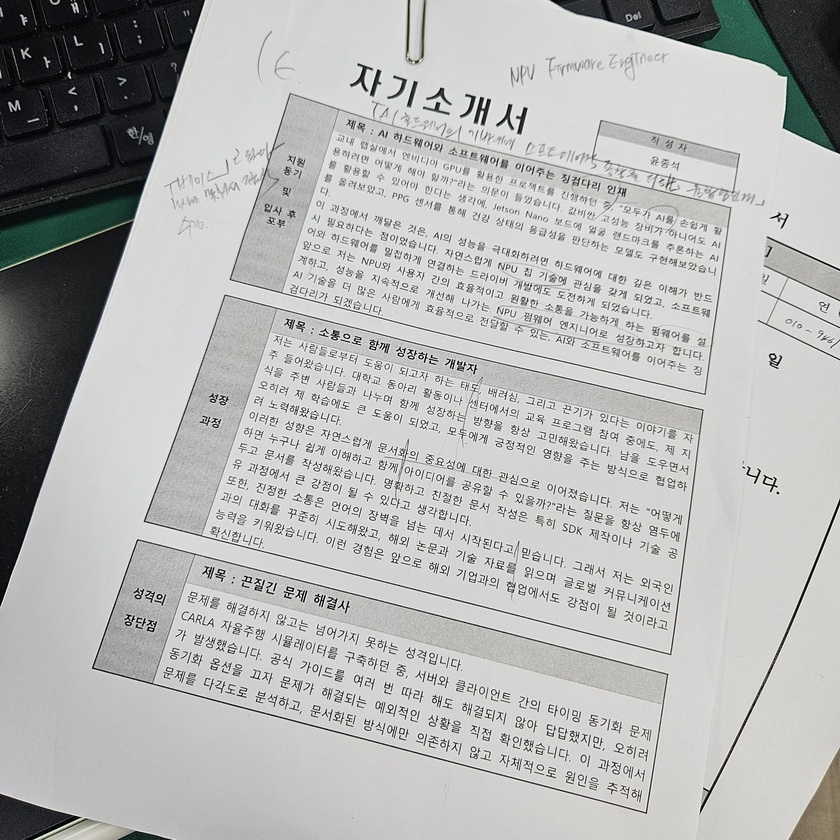
//> input picture raw_image.jpg, 840 x 840 px, shrunk from 2992 x 2992 before the run
$ ./text ../raw_image.jpg   (built with g++ and OpenCV 4)
//> lines starting //> are read from the running program, lines starting //| are printed output that depends on the picture; after the words box and inside, x2 and y2 are one past the last pixel; in counts of white or black regions, pixels touching at a corner belong together
#include <opencv2/opencv.hpp>
#include <iostream>
using namespace cv;


Mat postProcess(const Mat& edges) {
    Mat out = edges.clone();
    Mat k = getStructuringElement(MORPH_RECT, Size(3,3));
    dilate(out, out, k, Point(-1,-1), 1); // 굵게
    erode(out, out, k, Point(-1,-1), 1);  // 노이즈 정리
    return out;
}

Mat laplaceEdges(const Mat& bgr) {
    Mat gray; cvtColor(bgr, gray, COLOR_BGR2GRAY);
    Mat blurImg; GaussianBlur(gray, blurImg, Size(3,3), 0.8);
    Mat lap; Laplacian(blurImg, lap, CV_16S, 3);
    Mat absLap; convertScaleAbs(lap, absLap);
    Mat edges; threshold(absLap, edges, 30, 255, THRESH_BINARY);
    return edges;
}
Mat sobelMag(const Mat& bgr) {
    Mat gray; cvtColor(bgr, gray, COLOR_BGR2GRAY);
    Mat gx, gy; // 16비트 부호 정수로 그래디언트
    Sobel(gray, gx, CV_16S, 1, 0, 3);
    Sobel(gray, gy, CV_16S, 0, 1, 3);
    Mat absx, absy; convertScaleAbs(gx, absx); convertScaleAbs(gy, absy);
    Mat mag; addWeighted(absx, 0.5, absy, 0.5, 0, mag); // 근사 크기
    // 임계값으로 바이너리 엣지화
    Mat edges; threshold(mag, edges, 50, 255, THRESH_BINARY);
    return edges;
}
Mat cannyAuto(const Mat& bgr) {
    Mat gray, blurImg, edges;
    cvtColor(bgr, gray, COLOR_BGR2GRAY);
    GaussianBlur(gray, blurImg, Size(5,5), 1.2);

    // ✅ rvalue Mat() 대신 변수로 받기
    Mat tmp;
    double otsu = threshold(blurImg, tmp, 0, 255, THRESH_BINARY | THRESH_OTSU);

    double t1 = std::max(5.0, 0.5 * otsu);
    double t2 = 1.5 * otsu;

    Canny(blurImg, edges, t1, t2, 3, true);
    return edges;
}

// 간단한 캐니 엣지
Mat cannyEdges(const Mat& bgr, double t1=60, double t2=180) {
    Mat gray, blurImg, edges;
    cvtColor(bgr, gray, COLOR_BGR2GRAY);
    GaussianBlur(gray, blurImg, Size(5,5), 1.2);
    Canny(blurImg, edges, t1, t2); // t1=low, t2=high
    return edges;
}

int main(int argc, char** argv){
    if(argc < 2){ std::cout << "usage: app image.jpg\n"; return 0; }
    Mat img = imread(argv[1]);
//> img is the input picture: 840 rows x 840 cols, CV_8UC3; mean B, G, R 179.6, 180.7, 180.1
    if(img.empty()){ std::cerr << "fail to read image\n"; return -1; }

    Mat edges1 = cannyEdges(img, 60, 180);
//> in cannyEdges, `Canny(blurImg, edges, t1, t2);`:
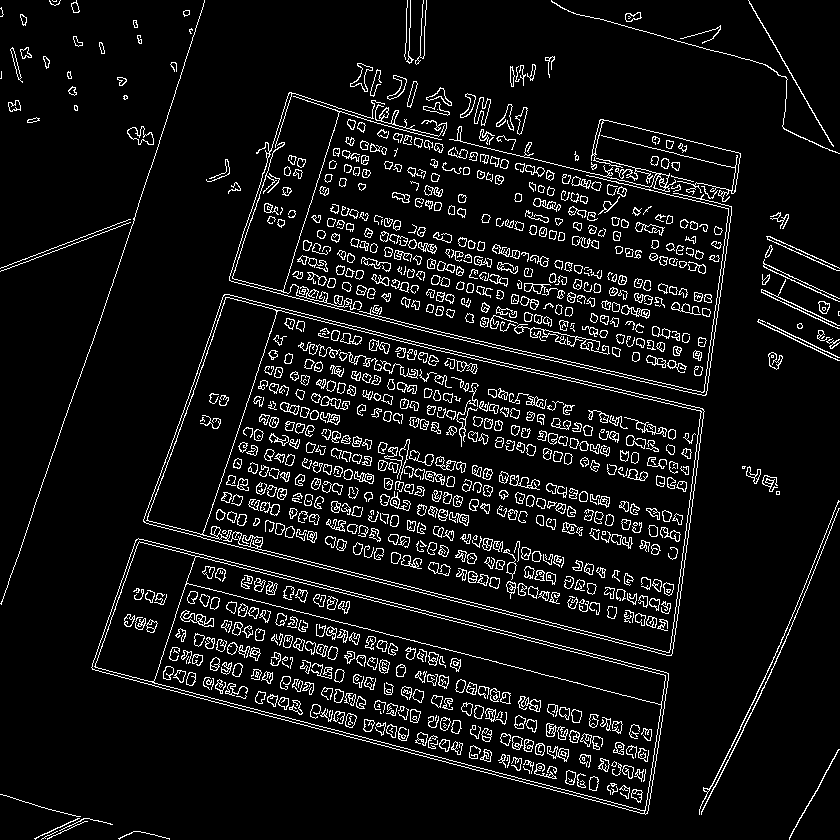
//> edges: 840 rows x 840 cols, CV_8UC1; 7.6% white in thin lines or dots
    Mat edges2 = cannyAuto(img);
//> in cannyAuto, `double otsu = threshold(blurImg, tmp, 0, 255, THRESH_BINARY | THRESH_O..`:
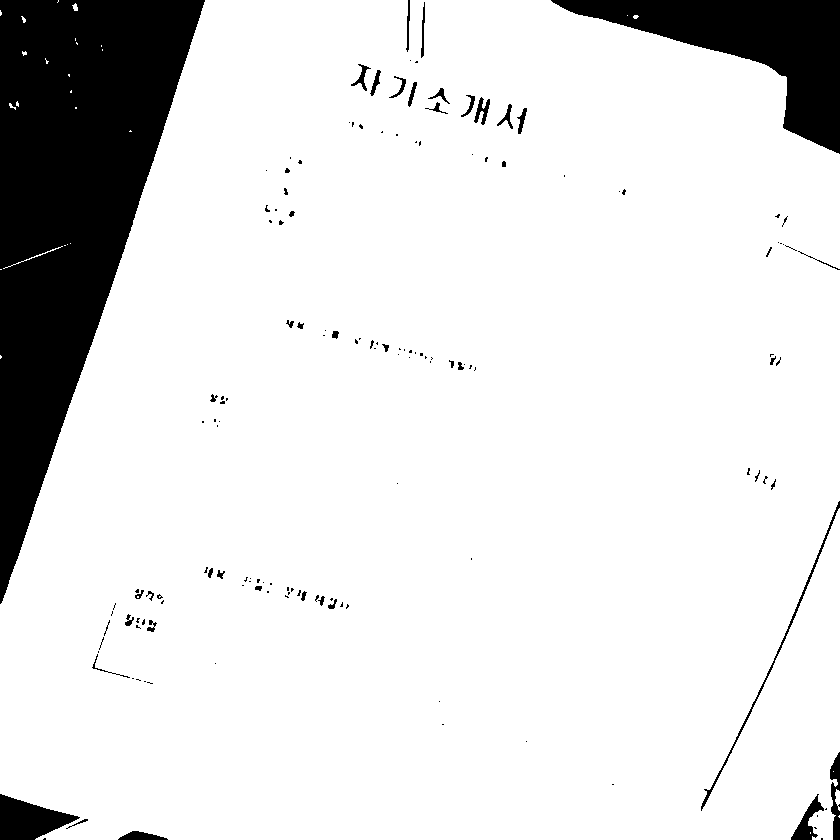
//> tmp: 840 rows x 840 cols, CV_8UC1; 87.7% white; 150 black regions (103 under 20 px), largest, box (x1, y1, x2, y2) and area: (0, 0, 205, 604) 63095, (551, 0, 840, 154) 16636, (0, 794, 80, 840) 2195
//> in cannyAuto, `double otsu = threshold(blurImg, tmp, 0, 255, THRESH_BINARY | THRESH_O..`: otsu = 120
//> in cannyAuto, `double t1 = std::max(5.0, 0.5 * otsu);`: t1 = 60
//> in cannyAuto, `double t2 = 1.5 * otsu;`: t2 = 180
//> in cannyAuto, `Canny(blurImg, edges, t1, t2, 3, true);`: edges: 840 rows x 840 cols, CV_8UC1; 5% white in thin lines or dots
    Mat edges3 = sobelMag(img);
//> in sobelMag, `threshold(mag, edges, 50, 255, THRESH_BINARY)`: edges: 840 rows x 840 cols, CV_8UC1; 20.8% white; 1331 white regions (962 under 20 px), largest, box (x1, y1, x2, y2) and area: (228, 92, 766, 396) 14404, (143, 293, 705, 656) 12421, (90, 538, 670, 815) 6950
    Mat edges4 = laplaceEdges(img);
//> in laplaceEdges, `Laplacian(blurImg, lap, CV_16S, 3)`:
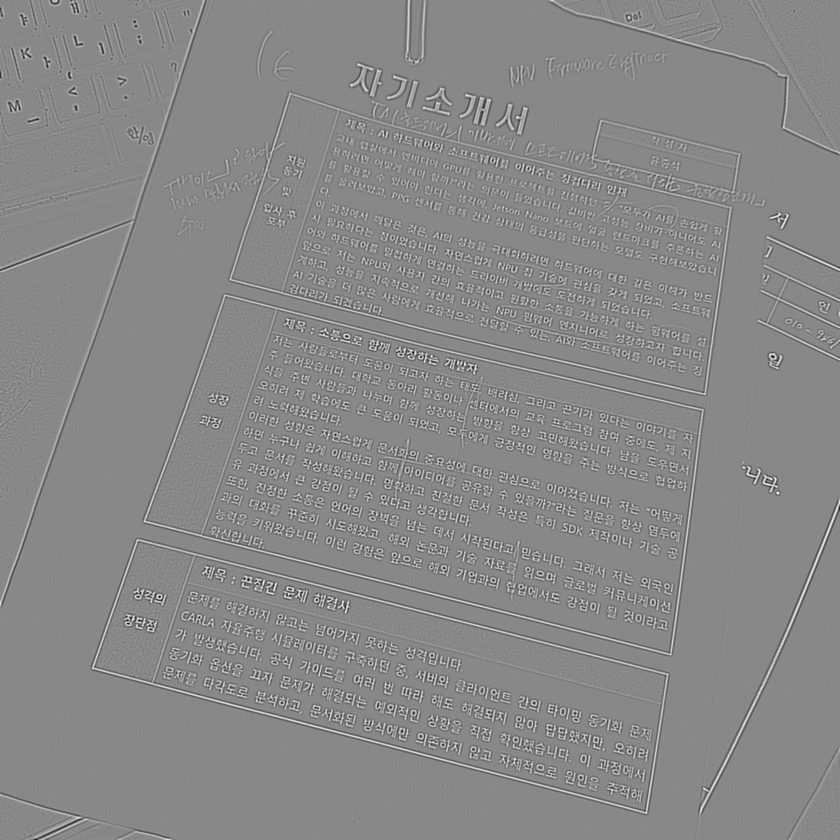
//> lap: 840 rows x 840 cols, CV_16SC1; min -658, max 574, mean 0; drawn with min black and max white
//> in laplaceEdges, `convertScaleAbs(lap, absLap)`:
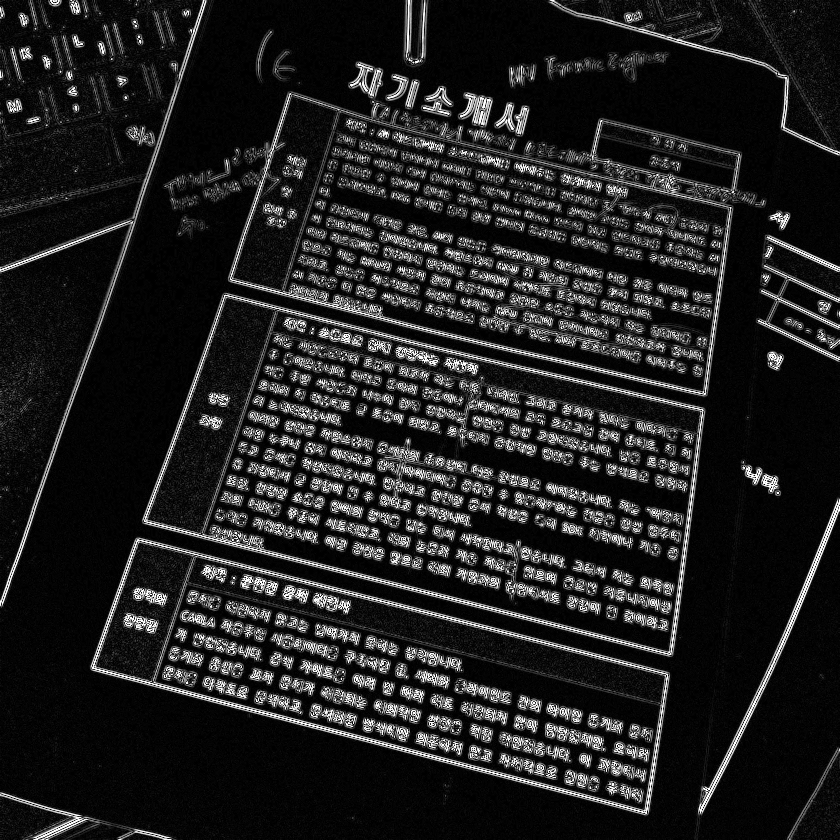
//> absLap: 840 rows x 840 cols, CV_8UC1; min 0, max 255, mean 33.1
//> in laplaceEdges, `threshold(absLap, edges, 30, 255, THRESH_BINARY)`:
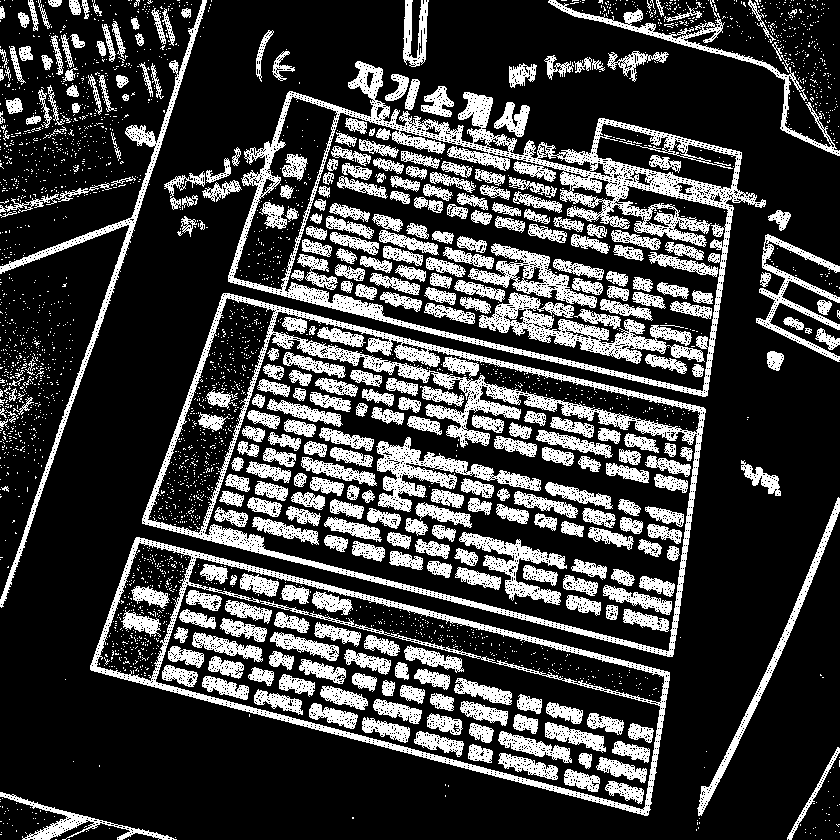
//> edges: 840 rows x 840 cols, CV_8UC1; 24.9% white; 2966 white regions (2607 under 20 px), largest, box (x1, y1, x2, y2) and area: (228, 61, 766, 397) 20219, (142, 293, 706, 657) 16203, (90, 537, 670, 816) 9562

    imwrite("edges_canny.jpg", edges1);
    imwrite("edges_canny_auto.jpg", edges2);
    imwrite("edges_sobel.jpg", postProcess(edges3));
    imwrite("edges_laplace.jpg", postProcess(edges4));
//> in postProcess (call 2), `erode(out, out, k, Point(-1,-1), 1);`:
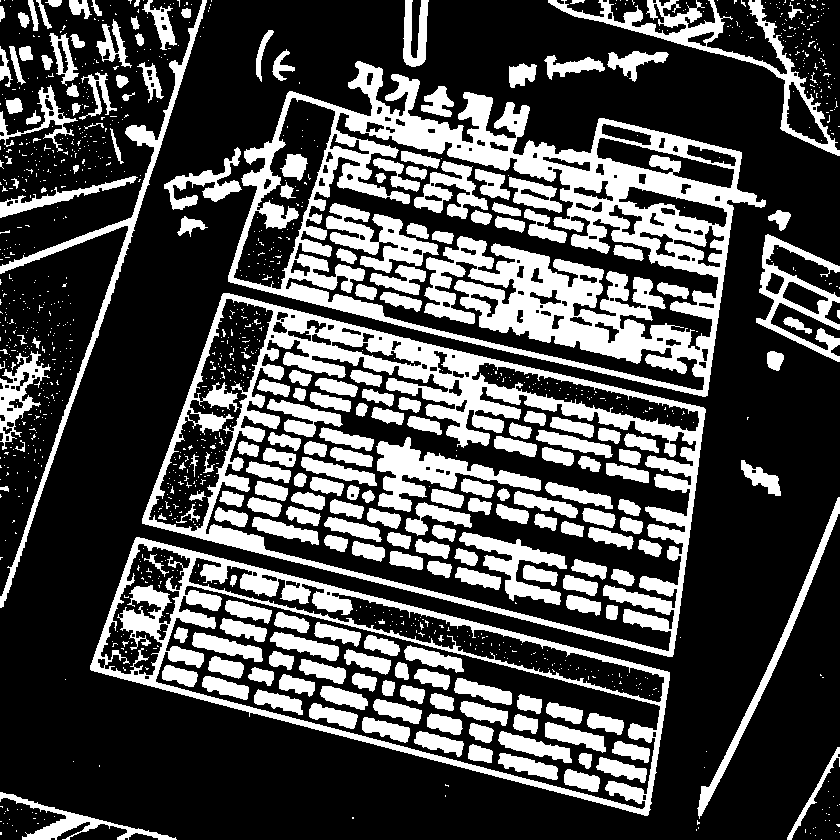
//> out: 840 rows x 840 cols, CV_8UC1; 29.9% white; 1256 white regions (1034 under 20 px), largest, box (x1, y1, x2, y2) and area: (228, 61, 766, 397) 51567, (142, 293, 706, 657) 29324, (90, 537, 670, 816) 17291

    // [6 lines of commented-out code are left out]
    return 0;
}
